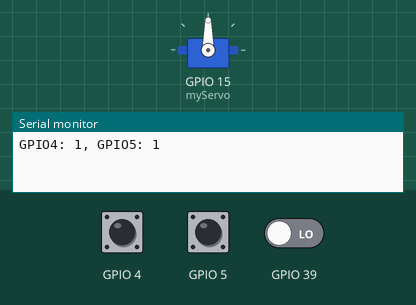
Recording of a sketch running on a simulated ESP32. Shown: servo, the last lines printed to the serial monitor. Inputs (shaded band) come from the test bench; at power-on: GPIO 4 HIGH, GPIO 5 HIGH, GPIO 39 LOW. At 5.8 s the program puts the board to deep sleep or switches it off; the recording ends there.

Above: at 1.2 s.
1.3 s: GPIO 4 pulled LOW for 0.15 s
At 1.6 s:
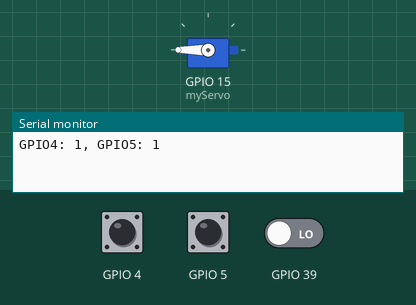
3.3 s: GPIO 5 pulled LOW for 0.15 s
At 5.55 s:
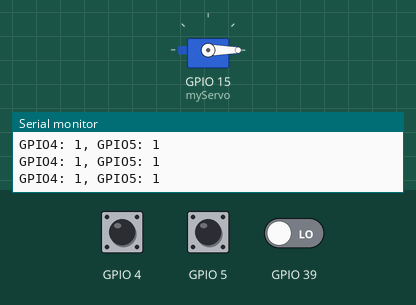
Timing chart, 0 to 5.8 s (numbered marks = the images above; inputs shaded):
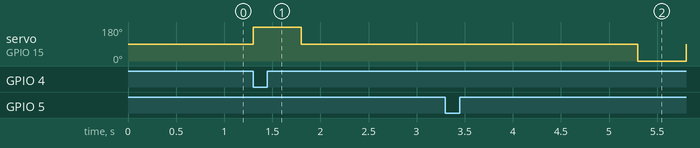

The sketch:

gate_main.ino
```cpp
#include <ESP32Servo.h>
#include "esp_sleep.h"

Servo myServo;

int lastOpen = HIGH;
int lastClose = HIGH;
unsigned long lastPrint = 0;

// 39번 핀 LOW 상태 지속 감지용
unsigned long lowStartTime = 0;
bool lowTimerRunning = false;

void setup() {
  Serial.begin(115200);

  pinMode(4, INPUT_PULLUP);
  pinMode(5, INPUT_PULLUP);
  pinMode(39, INPUT);
  myServo.attach(15, 544, 2400);

  lastOpen  = digitalRead(4);
  lastClose = digitalRead(5);

  esp_sleep_enable_ext0_wakeup(GPIO_NUM_4, 0);
  esp_sleep_enable_ext1_wakeup( (1ULL << GPIO_NUM_39), ESP_EXT1_WAKEUP_ANY_HIGH );

}

void loop() {

  // --- 하강 에지 감지 ---
  int nowOpen = digitalRead(4);
  if (lastOpen == HIGH && nowOpen == LOW) { // 하강 에지
    myServo.write(180);
    delay(500);
    myServo.write(90); // 열기
  }
  lastOpen = nowOpen;


  // --- HIGH 레벨 감지 ---
  int PIRmode = digitalRead(39);
  if (PIRmode == HIGH) {
    Serial.println("WakeUp");
    delay(1000);

    // HIGH가 되면 LOW 카운트 초기화
    lowTimerRunning = false;
  }
  else {
    // LOW 상태일 때 카운트 시작
    if (!lowTimerRunning) {
      lowTimerRunning = true;
      lowStartTime = millis();
    }
    else if (millis() - lowStartTime >= 8000) {
      Serial.println("39번 핀 LOW 8초 지속 -> 딥슬립 진입");
      delay(100);
      esp_deep_sleep_start();
    }
  }

  if (Serial.available()) {
    String command = Serial.readStringUntil('\n'); // 줄바꿈까지 읽기
    command.trim(); // 공백 제거
    if (command.equalsIgnoreCase("Unlock")) { //Unlock 송신시
      myServo.write(180);
      delay(100);
      myServo.write(90); // 열기
    }
  }

  int nowClose = digitalRead(5);
  if (lastClose == HIGH && nowClose == LOW) { // 하강 에지
    delay(2000);
    myServo.write(0);
    delay(500);
    myServo.write(90);// 닫기
    esp_deep_sleep_start();
  }
  lastClose = nowClose;

  // --- 1초마다 핀 상태 출력 ---
  unsigned long now = millis();
  if (now - lastPrint >= 1000) {
    lastPrint = now;
    Serial.printf("GPIO4: %d, GPIO5: %d\n", digitalRead(4), digitalRead(5));
  }
}
```

Measured:
- after the input at 1.3 s, servo on GPIO 15 (myServo): 90° → 180° at once, → 90° 0.50 s later
- after the input at 3.3 s, servo on GPIO 15 (myServo): 90° → 0° after 2.0 s
